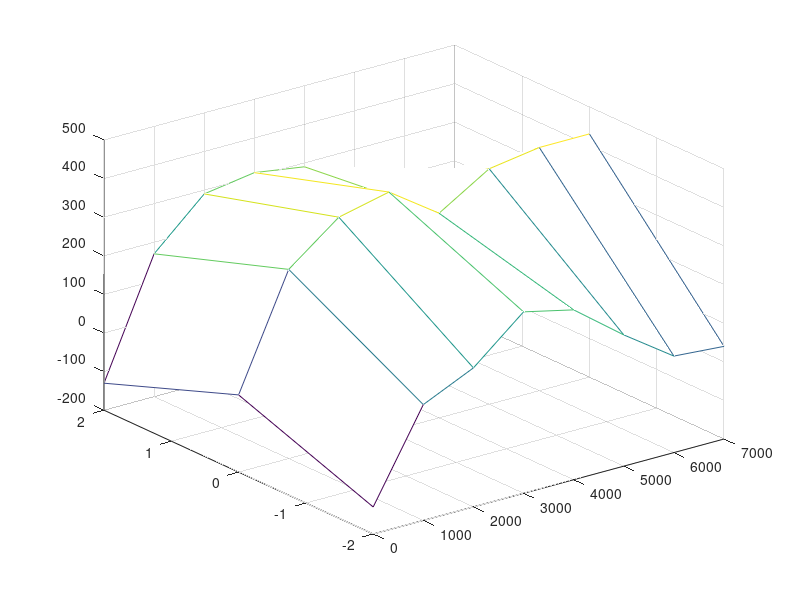

The MATLAB source for this figure: (Note: this script raises an error after producing the figure.)
%% Plug in the data and do basic plots

X = repmat([0:1000:7000],3,1);
Y = repmat([-2:2:2],8,1)';

Z1 = [-130,100,160,270,240,140,50,40;0,290,390,420,330,410,430,430;-130,170,290,310,290,190,130,80];
Z2 = [-20,60,20,-130,-290,-450,-630,-800;0,130,100,-40,-260,-340,-450,-630;-160,-70,-110,-250,-460,-710,-940,-1100];


figure('Units','normalized')
m1=mesh(X,Y,Z1);
m1.FaceColor = 'b';
hold on
%m2=mesh(X,Y,Z2);
%m2.FaceColor = 'r';
hold off
